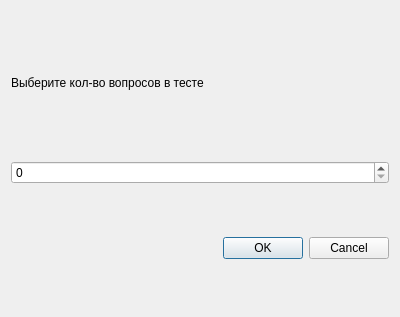
<?xml version="1.0" encoding="UTF-8"?>
<ui version="4.0">
 <class>Dialog</class>
 <widget class="QDialog" name="Dialog">
  <property name="geometry">
   <rect>
    <x>0</x>
    <y>0</y>
    <width>400</width>
    <height>317</height>
   </rect>
  </property>
  <property name="windowTitle">
   <string>Dialog</string>
  </property>
  <layout class="QVBoxLayout" name="verticalLayout">
   <item>
    <widget class="QLabel" name="label">
     <property name="maximumSize">
      <size>
       <width>16777215</width>
       <height>50</height>
      </size>
     </property>
     <property name="text">
      <string>Выберите кол-во вопросов в тесте</string>
     </property>
    </widget>
   </item>
   <item>
    <widget class="QSpinBox" name="spinBox"/>
   </item>
   <item>
    <widget class="QDialogButtonBox" name="buttonBox">
     <property name="orientation">
      <enum>Qt::Horizontal</enum>
     </property>
     <property name="standardButtons">
      <set>QDialogButtonBox::Cancel|QDialogButtonBox::Ok</set>
     </property>
    </widget>
   </item>
  </layout>
 </widget>
 <resources/>
 <connections>
  <connection>
   <sender>buttonBox</sender>
   <signal>accepted()</signal>
   <receiver>Dialog</receiver>
   <slot>accept()</slot>
   <hints>
    <hint type="sourcelabel">
     <x>248</x>
     <y>254</y>
    </hint>
    <hint type="destinationlabel">
     <x>157</x>
     <y>274</y>
    </hint>
   </hints>
  </connection>
  <connection>
   <sender>buttonBox</sender>
   <signal>rejected()</signal>
   <receiver>Dialog</receiver>
   <slot>reject()</slot>
   <hints>
    <hint type="sourcelabel">
     <x>316</x>
     <y>260</y>
    </hint>
    <hint type="destinationlabel">
     <x>286</x>
     <y>274</y>
    </hint>
   </hints>
  </connection>
 </connections>
</ui>
